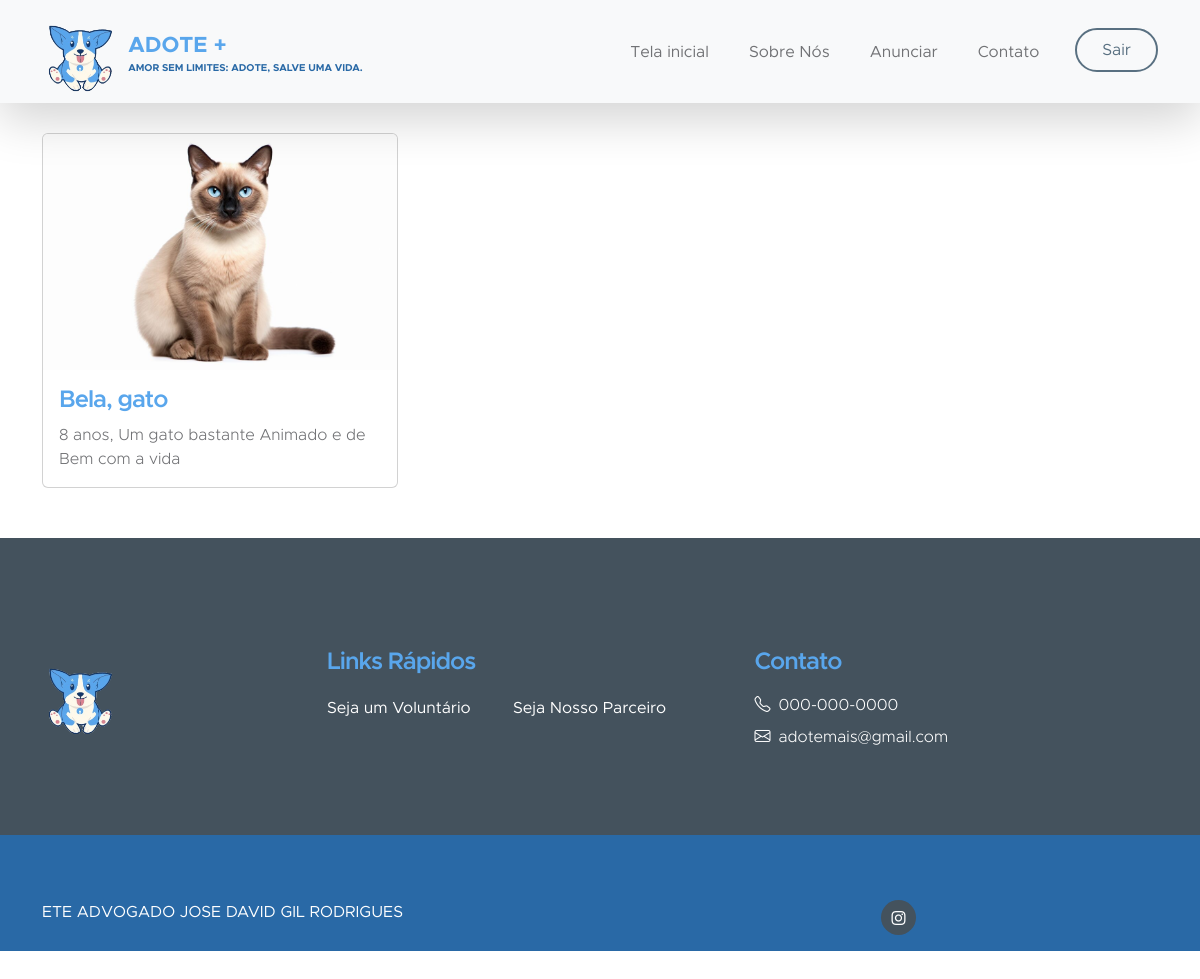
/adotar/gato (signed in), run on the app's committed database.
### app/models/tables.py (models this page shows, shortened)
class Animal(db.Model):
    __tablename__= "animal" #nome da tabela já definida
    id = db.Column(db.Integer, primary_key=True)
    nome = db.Column(db.String(20), nullable=False)
    raca = db.Column(db.String(50), nullable=False)
    especie = db.Column(db.String(50), nullable=False)
    cor = db.Column(db.String(50), nullable=False)
    idade = db.Column(db.Integer, nullable=False)
    descricao = db.Column(db.Text, nullable=False)
    esterilizado = db.Column(db.Boolean)
    foto = db.Column(db.String(200), nullable=False)

### app/controllers/routes.py (the view)
@app.route('/adotar', defaults={'especie' : None})
@app.route('/adotar/<especie>')
def adotar(especie):
    if especie:
        animais = Animal.query.filter_by(especie=especie).all()
    else:
        animais = Animal.query.all()  # Busque todos os animais do banco de dados
    if current_user.is_authenticated:
        return render_template('adotar_logged_in.html', user=current_user, animais=animais)
    return render_template('adotar.html', animais=animais)

### app/models/tables.py (called while the page is built)
@login_manager.user_loader
def get_user(user_id):
    return User.query.filter_by(id=user_id).first()

    @property
    def is_authenticated(self):
        return True

### app/templates/adotar_logged_in.html (shortened to what this page needs)
<!DOCTYPE html>
    <html lang="en">
    <head>
        <link href="{{ url_for('static', filename='css/bootstrap.min.css') }}" rel="stylesheet">
        <link href="{{ url_for('static', filename='css/bootstrap-icons.css') }}" rel="stylesheet">
        <link href="{{ url_for('static', filename='css/index.css') }}" rel="stylesheet">
    </head>
    <body id="section_1">
        <header>
            <nav class="navbar navbar-expand-lg bg-light shadow-lg">
                <div class="container">
                    <a class="navbar-brand" href="/index">
                        <img src="{{ url_for('static', filename='images/logo.png') }}" class="logo img-fluid" alt="Kind Heart Charity">
                        <span>
                            ADOTE +
                            <small>Amor sem limites: adote, salve uma vida.</small>
                        </span>
                    </a>
                    <div class="collapse navbar-collapse" id="navbarNav">
                        <ul class="navbar-nav ms-auto">
                            <li class="nav-item">
                                <a class="nav-link click-scroll" href="/index">Tela inicial</a>
                            </li>
                            <li class="nav-item">
                                <a class="nav-link click-scroll" href="/index#section_3">Sobre Nós</a>
                            </li>
                            <li class="nav-item">
                                <a class="nav-link click-scroll" href="/anunciar">Anunciar</a>
                            </li>
                            <li class="nav-item">
                                <a class="nav-link click-scroll" href="/index#section_4">Contato</a>
                            </li>
                            <li class="nav-item ms-3">
                                <a class="nav-link custom-btn custom-border-btn btn" href="/logout">Sair</a>
                            </li>
                        </ul>
                    </div>
                </div>
            </nav>
        </header>
        <div class="container">
            <div class="row animal-list">
                {% for animal in animais %}
                    <div class="col-sm-4">
                        <a href="{{ url_for('animal_detalhes', animal_id=animal.id) }}">
                            <div class="card h-100 d-flex flex-column justify-content-between">
                                <img class="card-img-top" src="{{ url_for('static', filename='uploads/' + animal.foto) }}" alt="{{ animal.nome }}">
                                <div class="card-body">
                                    <h5 class="card-title">{{ animal.nome }}, {{ animal.especie }}</h5>
                                    <p class="card-text">{{animal.idade}} anos, {{animal.descricao}} </p>
                                </div>
                            </div>
                        </div>
                {% endfor %}
            </div>
        </div>
        <footer class="site-footer">
            <div class="container">
                <div class="row">
                    <div class="col-lg-3 col-12 mb-4">
                        <a href="#top">
                            <img src="{{ url_for('static', filename='images/logo.png') }}" class="logo img-fluid" alt="">
                        </a>
                    </div>
                    <div class="col-lg-4 col-md-6 col-12 mb-4">
                        <h5 class="site-footer-title mb-3">Links Rápidos</h5>
                        <ul class="footer-menu">
                            <li class="footer-menu-item"><a href="#" class="footer-menu-link" ur>Seja um Voluntário
                                </a></li>
                            <li class="footer-menu-item"><a href="#" class="footer-menu-link">Seja Nosso Parceiro
                                </a></li>
                        </ul>
                    </div>
                    <div class="col-lg-4 col-md-6 col-12 mx-auto">
                        <h5 class="site-footer-title mb-3">Contato</h5>
                        <p class="text-white d-flex mb-2">
                            <i class="bi-telephone me-2"></i>
                            <a href="tel: 120-240-9600" class="site-footer-link">
                                000-000-0000
                            </a>
                        </p>
                        <p class="text-white d-flex">
                            <i class="bi-envelope me-2"></i>
                            <a href="mailto:info@yourgmail.com" class="site-footer-link">
                                adotemais@gmail.com
                    </div>
                </div>
            </div>
            <div class="site-footer-bottom">
                <div class="container">
                    <div class="row">
                        <div class="col-lg-6 col-md-7 col-12">
                            <a href=""> ETE ADVOGADO JOSE DAVID GIL RODRIGUES </a>
                        </div>
                        <div class="col-lg-6 col-md-5 col-12 d-flex justify-content-center align-items-center mx-auto">
                            <ul class="social-icons">
                                <li class="social-icon-item">
                                    <a href="https://www.instagram.com/ete.iburajordao/?igsh=MTMybHkxcXRqanBhMw%3D%3D"" class="social-icon-link bi-instagram"></a>
                                </li>
                            </ul>
                        </div>
                    </div>
                </div>
            </div>
        </footer>
</body>
</html>

### app/static/css/index.css (style rules this page uses)
* { margin:0; padding:0; }
:root { --white-color: #ffffff; --primary-color: #59A6EC; --secondary-color: #2969A6; --section-bg-color: #f0f8ff; --site-footer-bg-color: #44525d; --custom-btn-bg-color: #597081; --custom-btn-bg-hover-color: #59A6EC; --dark-color: #2969A6; --p-color: #717275; --border-color: #e9eaeb; --body-font-family: 'Metropolis', sans-serif; --h1-font-size: 52px; --h2-font-size: 46px; --h3-font-size: 32px; --h4-font-size: 28px; --h5-font-size: 24px; --h6-font-size: 22px; --p-font-size: 16px; --btn-font-size: 18px; --copyright-font-size: 14px; --border-radius-large: 100px; --border-radius-medium: 20px; --border-radius-small: 10px; --font-weight-light: 300; --font-weight-normal: 400; --font-weight-semibold: 600; --font-weight-bold: 700; }
body { background-color: var(--white-color); font-family: var(--body-font-family); }
h2, h3, h4, h5, h6 { color: var(--dark-color); }
h1, h2, h3, h4, h5, h6 { font-weight: var(--font-weight-semibold); letter-spacing: -1px; }
h5 { color: var(--primary-color); font-size: var(--h5-font-size); }
p { color: var(--p-color); font-size: var(--p-font-size); font-weight: var(--font-weight-light); }
ul li { color: var(--p-color); font-size: var(--p-font-size); font-weight: var(--font-weight-normal); }
a, button { touch-action: manipulation; transition: all 0.3s; }
a { color: var(--p-color); text-decoration: none; }
.custom-btn { background: var(--secondary-color); border: 2px solid transparent; border-radius: var(--border-radius-large); color: var(--white-color); font-size: var(--btn-font-size); font-weight: var(--font-weight-normal); line-height: normal; padding: 15px 25px; }
.navbar-expand-lg .navbar-nav .nav-link.custom-btn { color: var(--custom-btn-bg-color); margin-top: 8px; padding: 12px 25px; }
.custom-border-btn { background: transparent; border: 2px solid var(--custom-btn-bg-color); color: var(--primary-color); }
.navbar { background: var(--white-color); z-index: 9; padding-top: 0; padding-bottom: 0; }
.navbar-brand { color: var(--primary-color); font-size: var(--h6-font-size); font-weight: var(--font-weight-bold); }
.navbar-brand span { display: inline-block; vertical-align: middle; }
.navbar-brand small { color: var(--secondary-color); display: block; font-size: 10px; line-height: normal; text-transform: uppercase; }
.logo { width: 80px; height: auto; }
.navbar-expand-lg .navbar-nav .nav-link { margin-right: 0; margin-left: 0; padding: 20px; }
.navbar-nav .nav-link { display: inline-block; color: var(--p-color); font-size: var(--p-font-size); font-weight: var(--font-weight-medium); position: relative; padding-top: 15px; padding-bottom: 15px; }
.site-footer { background-color: var(--site-footer-bg-color); padding-top: 70px; }
.site-footer-bottom { background-color: var(--secondary-color); position: relative; z-index: 2; margin-top: 70px; padding-top: 25px; }
.site-footer-bottom a { color: var(--white-color); }
.site-footer-link { color: var(--white-color); }
.footer-menu { column-count: 2; margin: 0; padding: 0; }
.footer-menu-item { list-style: none; display: block; }
.footer-menu-link { font-size: var(--p-font-size); color: var(--white-color); display: inline-block; vertical-align: middle; margin-right: 10px; margin-bottom: 0px; }
.social-icon-item { list-style: none; display: inline-block; vertical-align: top; }
.social-icon-link { background: var(--site-footer-bg-color); border-radius: var(--border-radius-large); color: var(--white-color); font-size: var(--copyright-font-size); display: block; margin-right: 5px; text-align: center; width: 35px; height: 35px; line-height: 38px; }

### app/templates/adotar_logged_in.html (style rules this page uses)
.col-sm-4 { margin-bottom: 20px; }
.row { margin-top: 40px; margin-bottom: 40px; }
.animal-list { display: flex; flex-wrap: wrap; margin-top: 30px; margin-bottom: 30px; }

### data on the page
Animal: foto (picture), nome "Bela", especie "gato", idade "8", descricao "Um gato bastante Animado e de Bem com a vida"
